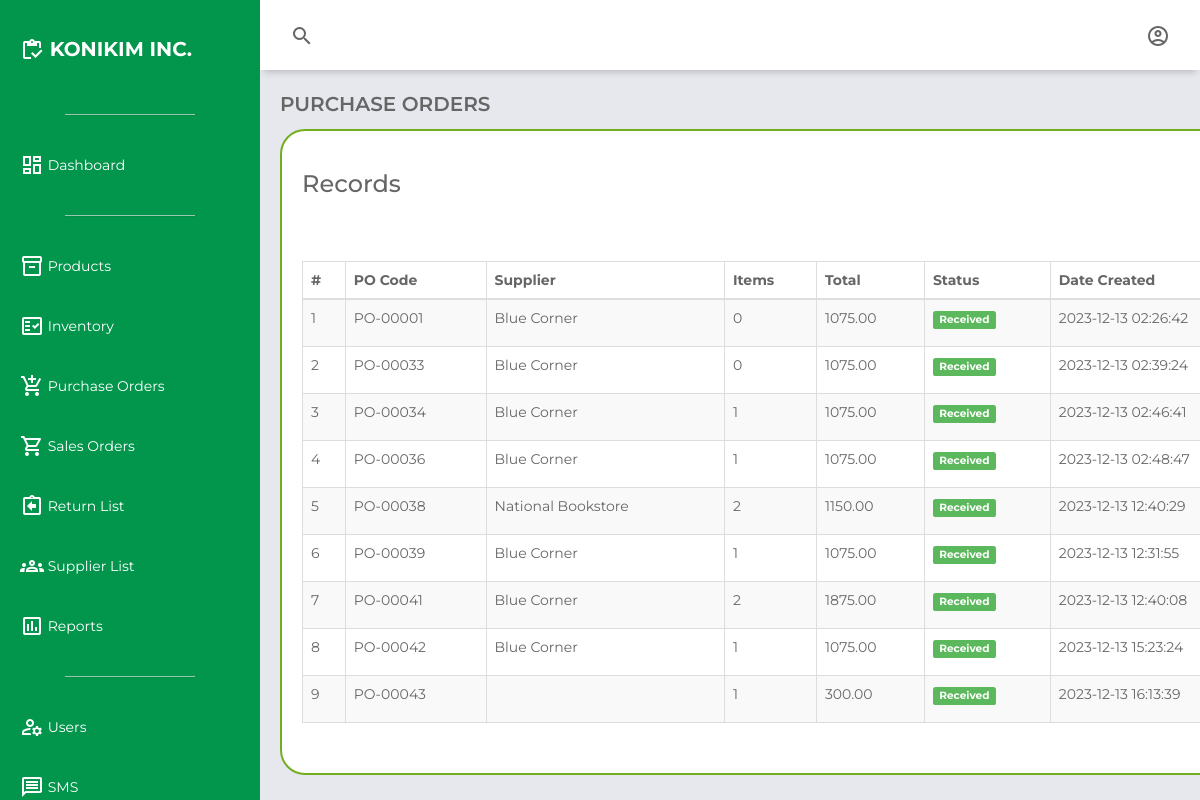
Page /purchase_orders.php (signed in) on the committed database.
### tables this page shows
CREATE TABLE `purchase_orders` (
  `id` int(11) NOT NULL,
  `purchasecode` varchar(255) NOT NULL,
  `supplier` varchar(255) NOT NULL,
  `poSubtotal` decimal(10,2) NOT NULL,
  `poDiscount` decimal(10,2) NOT NULL,
  `poDiscountTotal` decimal(10,2) NOT NULL,
  `poTax` decimal(10,2) NOT NULL,
  `poTaxTotal` decimal(10,2) NOT NULL,
  `poGrandtotal` decimal(10,2) NOT NULL,
  `status` tinyint(4) NOT NULL,
  `dateCreated` timestamp NOT NULL DEFAULT current_timestamp() ON UPDATE current_timestamp()
);

### purchase_orders.php (the view, shortened to what this page needs)
<!DOCTYPE html>
<html lang="en">
<head>
    <link rel="stylesheet" href="https://unpkg.com/boxicons@2.0.7/css/boxicons.min.css">
    <link href="https://maxcdn.bootstrapcdn.com/bootstrap/3.3.0/css/bootstrap.min.css" rel="stylesheet">
    <link href="https://cdn.datatables.net/1.10.25/css/dataTables.bootstrap.min.css" rel="stylesheet">
    <link rel="stylesheet" href="css\dashboard.css">
</head>
<body>
    <div class="grid-container">
        <header class="header">
            <div class="header-left">
                <span class="material-icons-outlined">search</span>
            </div>
            <div class="header-right">
                <span class="material-icons-outlined" id="userIcon">account_circle</span>
            </div>
        </header>
        <aside id="sidebar">
            <div class="sidebar-title">
                <div class="sidebar-brand">
                    <span class="material-icons-outlined">inventory</span> KONIKIM INC.
                </div>
            </div>
            <ul class="sidebar-list">
                <hr class="sidebar-divider hr-sidebar-divider">
                <li class="sidebar-list-item">
                    <a href="dashboard.php" target="_self">
                        <span class="material-icons-outlined">dashboard</span> Dashboard
                    </a>
                </li>
                <hr class="sidebar-divider hr-sidebar-divider">
                <li class="sidebar-list-item">
                    <a href="products.php" target="_self">
                        <span class="material-icons-outlined">inventory_2</span> Products
                    </a>
                </li>
                <li class="sidebar-list-item">
                    <a href="inventory.php" target="_self">
                        <span class="material-icons-outlined">fact_check</span> Inventory
                    </a>
                </li>
                <li class="sidebar-list-item">
                    <a href="purchase_orders.php" target="_self">
                        <span class="material-icons-outlined">add_shopping_cart</span> Purchase Orders
                    </a>
                </li>
                <li class="sidebar-list-item">
                    <a href="sales_orders.php" target="_self">
                        <span class="material-icons-outlined">shopping_cart</span> Sales Orders
                    </a>
                </li>
                <li class="sidebar-list-item">
                    <a href="return_list.php" target="_self">
                        <span class="material-icons-outlined">assignment_return</span> Return List
                    </a>
                </li>
                <li class="sidebar-list-item">
                    <a href="supplier.php" target="_self">
                        <span class="material-icons-outlined">groups</span> Supplier List
                    </a>
                </li>
                <li class="sidebar-list-item">
                    <a href="reports.php" target="_self">
                        <span class="material-icons-outlined">poll</span> Reports
                    </a>
                </li>
                <?php if ($_SESSION['user_type'] == 'Administrator') : ?>
                    <hr class="sidebar-divider hr-sidebar-divider">
                    <li class="sidebar-list-item">
                        <a href="user.php" target="_self">
                            <span class="material-icons-outlined">manage_accounts</span> Users
                        </a>
                    </li>
                    <li class="sidebar-list-item">
                        <a href="sms.php" target="_self">
                            <span class="material-icons-outlined">message</span> SMS
                        </a>
                    </li>
                <?php endif; ?>
            </ul>
        </aside>
        <main class="main-container">
            <div class="main-title">
                <p class="font-weight-bold">PURCHASE ORDERS</p>
            </div>
            <div class="container" style="font-family: 'Montserrat', sans-serif !important;">
                <div class="row">
                    <div class="col-md-12">
                        <h3>Records</h3>
                    </div>
                </div>
                <div class="row" style="padding-bottom: 10px; padding-top: 10px;">
                    <div class="col-md-12">
                        <div class="table-responsive">
                            <table class="table table-bordered table-striped">
                                <thead>
                                    <tr>
                                        <th>#</th>
                                        <th>PO Code</th>
                                        <th>Supplier</th>
                                        <th>Items</th>
                                        <th>Total</th>
                                        <th>Status</th>
                                        <th>Date Created</th>
                                    </tr>
                                </thead>
                                <tbody>
                                    <?php
                                    require_once 'db_config.php';
                                    $sql = mysqli_query($conn, "SELECT po.*, COUNT(poi.id) AS itemCount FROM purchase_orders po LEFT JOIN purchase_order_items poi ON po.id = poi.purchase_order_id GROUP BY po.id");
                                    $count = 1;
                                    $row = mysqli_num_rows($sql);
                                    if ($row > 0) {
                                        while ($row = mysqli_fetch_array($sql)) {
                                            if ($row['status'] == 0) {
                                                $statusString = 'Pending';
                                                $statusClass = 'label label-danger';
                                                $isReceived = false;
                                            } else {
                                                $statusString = 'Received';
                                                $statusClass = 'label label-success';
                                            }
                                    ?>
                                            <tr>
                                                <td><?php echo $count ?></td>
                                                <td><?php echo $row['purchasecode']; ?></td>
                                                <td><?php echo $row['supplier']; ?></td>
                                                <td><?php echo $row['itemCount']; ?></td>
                                                <td><?php echo $row['poGrandtotal']; ?></td>
                                                <td><span class="<?php echo $statusClass; ?>"><?php echo $statusString; ?></span></td>
                                                <td><?php echo $row['dateCreated']; ?></td>
                                            </tr>
                                    <?php
                                            $count = $count + 1;
                                        }
                                    }
                                    ?>
                                </tbody>
                            </table>
                        </div>
                    </div>
                </div>
            </div>
    </div>
</body>
</html>

### css/dashboard.css (style rules this page uses)
body { margin: 0; padding: 0; box-sizing: border-box; background-color: #e6e8ed; color: #666666; font-family: "Montserrat", sans-serif !important; }
.material-icons-outlined { vertical-align: middle; line-height: 1px; }
.font-weight-bold { font-weight: 600; }
.grid-container { display: grid; grid-template-columns: 260px 1fr 1fr 1fr; grid-template-rows: 0.2fr 3fr; grid-template-areas: "sidebar header header header" "sidebar main main main"; height: 100vh; }
.header { grid-area: header; height: 70px; background-color: #ffffff; display: flex; align-items: center; justify-content: space-between; padding: 0 30px 0 30px; box-shadow: 0 6px 7px -4px rgba(0, 0, 0, 0.2); }
#sidebar { grid-area: sidebar; height: 100%; background-color: #02964C; color: #ffffff; overflow-y: auto; transition: all 0.5s; -webkit-transition: all 0.5s; }
.hr-sidebar-divider { border-top: 1px solid #ddd; margin: 20px auto; width: 50%; opacity: 0.7; box-shadow: 0 1px 1px rgba(0, 0, 0, 0.1); }
.sidebar-title { display: flex; justify-content: space-between; align-items: center; padding: 20px 20px 20px 20px; margin-bottom: 30px; }
.sidebar-brand { margin-top: 15px; font-size: 20px; font-weight: 700; }
.sidebar-list { padding: 0; margin-top: 15px; list-style-type: none; }
.sidebar-list-item { padding: 20px 20px 20px 20px; }
.sidebar-list-item > a { text-decoration: none; color: #ffffff; }
.main-container { grid-area: main; overflow-y: auto; padding: 20px 20px; }
.container { background-color: #fff; border-radius: 25px; border: 2px solid #73AD21; padding: 20px; }
.main-title { display: flex; justify-content: space-between; }
.main-title > p { font-size: 20px; }

### rows in the picture
purchase_orders: purchasecode "PO-00001", supplier "Blue Corner", itemCount "0", poGrandtotal "1075.00", status "Received", dateCreated "2023-12-13 02:26:42"
purchase_orders: purchasecode "PO-00033", supplier "Blue Corner", itemCount "0", poGrandtotal "1075.00", status "Received", dateCreated "2023-12-13 02:39:24"
purchase_orders: purchasecode "PO-00034", supplier "Blue Corner", itemCount "1", poGrandtotal "1075.00", status "Received", dateCreated "2023-12-13 02:46:41"
purchase_orders: purchasecode "PO-00036", supplier "Blue Corner", itemCount "1", poGrandtotal "1075.00", status "Received", dateCreated "2023-12-13 02:48:47"
purchase_orders: purchasecode "PO-00038", supplier "National Bookstore", itemCount "2", poGrandtotal "1150.00", status "Received", dateCreated "2023-12-13 12:40:29"
purchase_orders: purchasecode "PO-00039", supplier "Blue Corner", itemCount "1", poGrandtotal "1075.00", status "Received", dateCreated "2023-12-13 12:31:55"
purchase_orders: purchasecode "PO-00041", supplier "Blue Corner", itemCount "2", poGrandtotal "1875.00", status "Received", dateCreated "2023-12-13 12:40:08"
purchase_orders: purchasecode "PO-00042", supplier "Blue Corner", itemCount "1", poGrandtotal "1075.00", status "Received", dateCreated "2023-12-13 15:23:24"
purchase_orders: purchasecode "PO-00043", itemCount "1", poGrandtotal "300.00", status "Received", dateCreated "2023-12-13 16:13:39"
